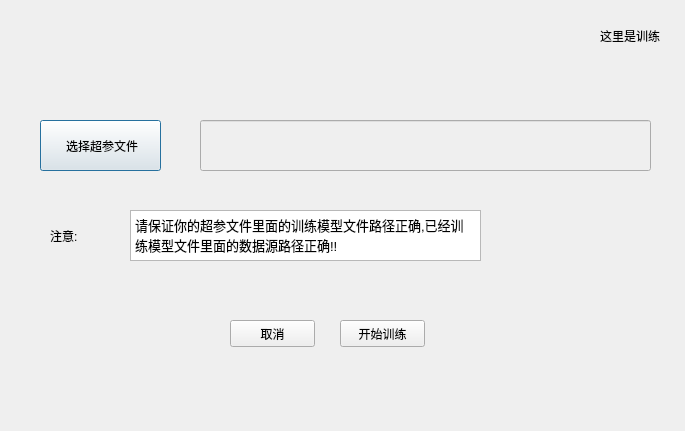
<?xml version="1.0" encoding="UTF-8"?>
<ui version="4.0">
 <class>TRAIN</class>
 <widget class="QDialog" name="TRAIN">
  <property name="geometry">
   <rect>
    <x>0</x>
    <y>0</y>
    <width>685</width>
    <height>431</height>
   </rect>
  </property>
  <property name="windowTitle">
   <string>Dialog</string>
  </property>
  <widget class="QLabel" name="label">
   <property name="geometry">
    <rect>
     <x>600</x>
     <y>20</y>
     <width>141</width>
     <height>31</height>
    </rect>
   </property>
   <property name="text">
    <string>这里是训练</string>
   </property>
  </widget>
  <widget class="QPushButton" name="model">
   <property name="geometry">
    <rect>
     <x>40</x>
     <y>120</y>
     <width>121</width>
     <height>51</height>
    </rect>
   </property>
   <property name="text">
    <string> 选择超参文件</string>
   </property>
  </widget>
  <widget class="QLineEdit" name="lineEdit">
   <property name="enabled">
    <bool>false</bool>
   </property>
   <property name="geometry">
    <rect>
     <x>200</x>
     <y>120</y>
     <width>451</width>
     <height>51</height>
    </rect>
   </property>
  </widget>
  <widget class="QPushButton" name="pushButton">
   <property name="geometry">
    <rect>
     <x>230</x>
     <y>320</y>
     <width>85</width>
     <height>27</height>
    </rect>
   </property>
   <property name="text">
    <string>取消</string>
   </property>
  </widget>
  <widget class="QPushButton" name="pushButton_2">
   <property name="enabled">
    <bool>true</bool>
   </property>
   <property name="geometry">
    <rect>
     <x>340</x>
     <y>320</y>
     <width>85</width>
     <height>27</height>
    </rect>
   </property>
   <property name="text">
    <string>开始训练</string>
   </property>
   <property name="checkable">
    <bool>false</bool>
   </property>
  </widget>
  <widget class="QLabel" name="label_2">
   <property name="geometry">
    <rect>
     <x>50</x>
     <y>220</y>
     <width>41</width>
     <height>31</height>
    </rect>
   </property>
   <property name="text">
    <string>注意:</string>
   </property>
  </widget>
  <widget class="QTextBrowser" name="textBrowser">
   <property name="geometry">
    <rect>
     <x>130</x>
     <y>210</y>
     <width>351</width>
     <height>51</height>
    </rect>
   </property>
   <property name="html">
    <string>&lt;!DOCTYPE HTML PUBLIC &quot;-//W3C//DTD HTML 4.0//EN&quot; &quot;http://www.w3.org/TR/REC-html40/strict.dtd&quot;&gt;
&lt;html&gt;&lt;head&gt;&lt;meta name=&quot;qrichtext&quot; content=&quot;1&quot; /&gt;&lt;style type=&quot;text/css&quot;&gt;
p, li { white-space: pre-wrap; }
&lt;/style&gt;&lt;/head&gt;&lt;body style=&quot; font-family:'Noto Sans'; font-size:9pt; font-weight:400; font-style:normal;&quot;&gt;
&lt;p style=&quot; margin-top:0px; margin-bottom:0px; margin-left:0px; margin-right:0px; -qt-block-indent:0; text-indent:0px;&quot;&gt;&lt;span style=&quot; font-size:10pt;&quot;&gt;请保证你的超参文件里面的训练模型文件路径正确,已经训练模型文件里面的数据源路径正确!!&lt;/span&gt;&lt;/p&gt;&lt;/body&gt;&lt;/html&gt;</string>
   </property>
  </widget>
 </widget>
 <resources/>
 <connections>
  <connection>
   <sender>pushButton</sender>
   <signal>clicked()</signal>
   <receiver>TRAIN</receiver>
   <slot>close()</slot>
   <hints>
    <hint type="sourcelabel">
     <x>272</x>
     <y>333</y>
    </hint>
    <hint type="destinationlabel">
     <x>342</x>
     <y>215</y>
    </hint>
   </hints>
  </connection>
 </connections>
</ui>
